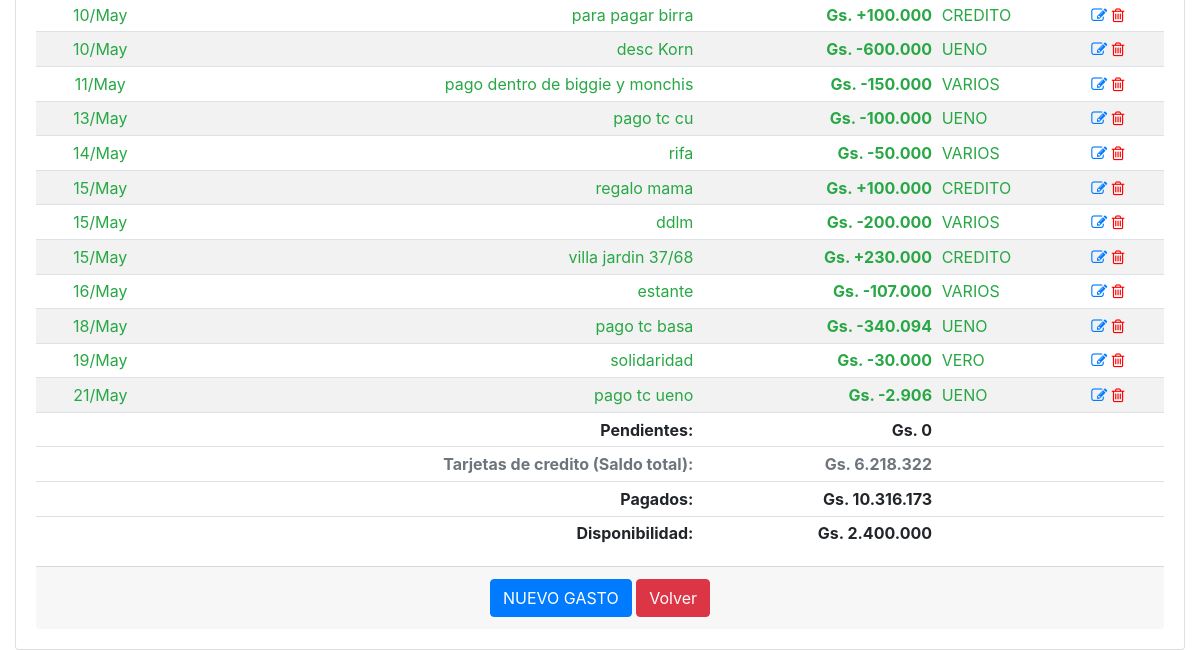
/historico_gastos_detalle/2026-05 (signed in, lower part), run on an earlier commit of the app's database.
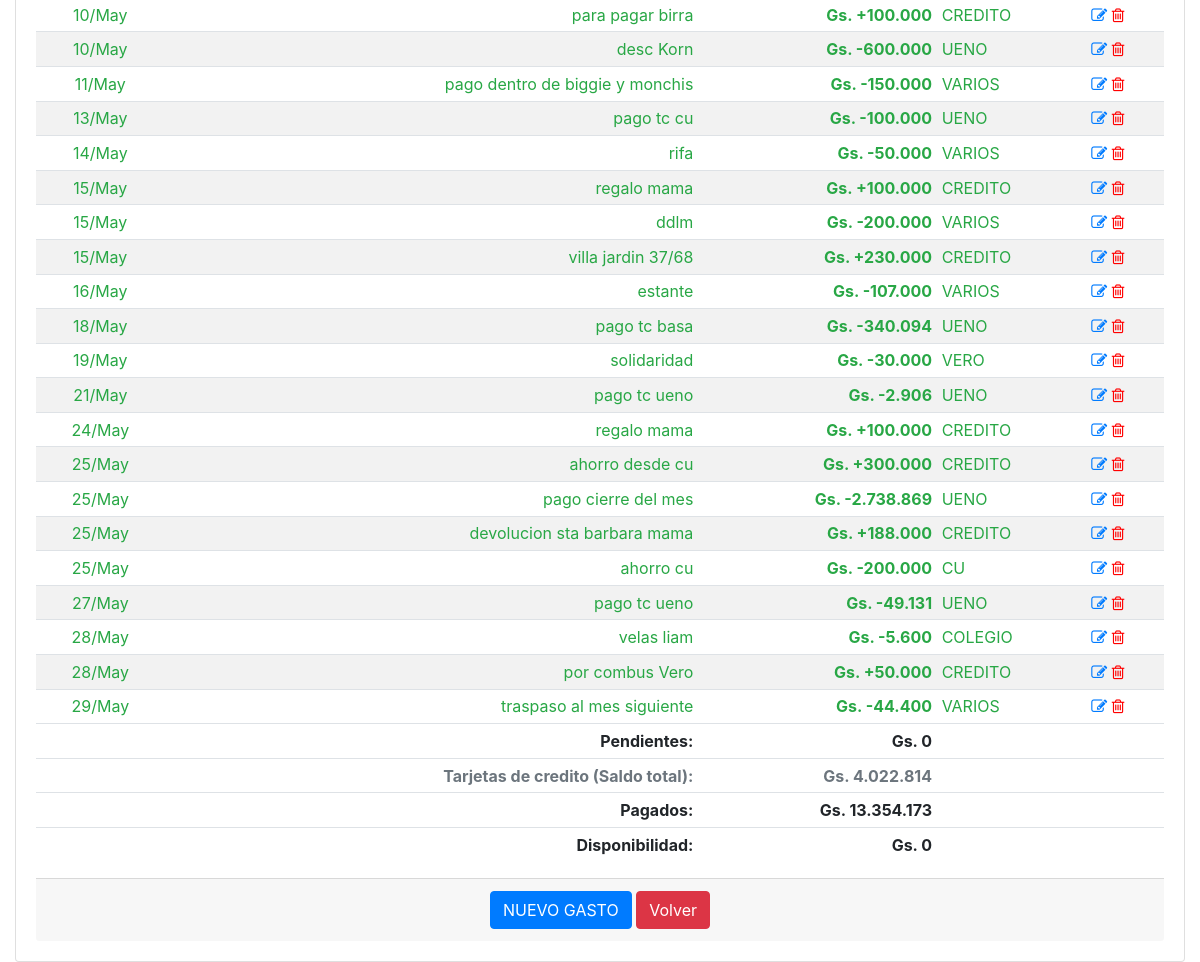
And on a later commit of the database.
### app/models.py (models this page shows, shortened)
class GastosFijos(db.Model):
    __tablename__='gastos_fijos'
    id = db.Column(db.Integer, primary_key=True)
    date = db.Column(db.Date, nullable=False)
    fecha_pagar = db.Column(db.Date, nullable=False)
    descripcion = db.Column(db.String(100), nullable=False)
    monto = db.Column(db.Integer)
    operacion = db.Column(db.Boolean, server_default=u'False') # CREDITO O DEUDA
    pagado = db.Column(db.Boolean, server_default=u'False')
    id_agrupador_gastos = db.Column(db.Integer, db.ForeignKey('agrupador_gastos.id'), nullable=True)
    agrupador_gastos = db.relationship('AgrupadorGastos',backref='agrupador_gastos', foreign_keys=[id_agrupador_gastos])

class AgrupadorGastos(db.Model):
    __tablename__='agrupador_gastos'
    id = db.Column(db.Integer, primary_key=True)
    agrupador = db.Column(db.String(100), nullable=False)

### app/routes.py (the view)
@app.route('/historico_gastos_detalle/', defaults={'periodo':datetime.now().strftime('%Y-%m')}, methods=['GET', 'POST'])
@app.route('/historico_gastos_detalle/<string:periodo>', methods=['GET', 'POST'])
@login_required
def historico_gastos_detalle(periodo):
    date_obj = datetime.strptime(periodo, '%Y-%m')
    fechas={'mes_anterior':date_obj-relativedelta(months=1), 'mes_actual':date_obj, 'mes_siguiente':date_obj+relativedelta(months=1)}
    gastos = GastosFijos.query.filter(func.strftime("%Y-%m", GastosFijos.fecha_pagar)==periodo).order_by(GastosFijos.fecha_pagar, GastosFijos.id).all()
    if not gastos:
        precarga_deudas(periodo)
        gastos = GastosFijos.query.filter(func.strftime("%Y-%m", GastosFijos.fecha_pagar)==periodo).all()
    deuda = deuda_total(gastos)
    credito, pendientes, pagados = calcular_disponibilidad(periodo)#SALARIO_NETO -  deuda
    disponibilidad = credito - pagados
    balance_movimientos, balance_mensual = balance_cuenta()
    return render_template('historico_gastos_detalle.html', periodo=periodo, gastos=gastos, deuda=pagados, disponibilidad=disponibilidad, pendientes=pendientes, fechas=fechas, balance_movimientos=balance_movimientos)

### app/__init__.py (called while the page is built)
@app.context_processor
def inject_utility_functions():
    return dict(
        listar_tipos=listar_tipos,
        listar_tarjetas=listar_tarjetas
    )

### app/models.py (called while the page is built)
@login.user_loader
def load_user(id):
    return User.query.get(int(id))

### app/utilitarios.py (called while the page is built)
def deuda_total(deudas):
    saldo = 0
    for deuda in deudas:
        if deuda.pagado and deuda.descripcion!='REFERENCIA':
            if not deuda.operacion:
                saldo += deuda.monto
            else:
                saldo -= deuda.monto
    return saldo

### app/templates/historico_gastos_detalle.html (shortened to what this page needs)
{% extends "base.html" %}
{% block main %}
<div class="card">
    <div class="card-body">
        <div class="table-responsive">
            <table class="table table-striped table-sm">
                <tbody>
                    {% for gasto in gastos %}
                    <tr class="{{ 'text-success' if gasto.pagado else 'text-danger' }}">
                        <td class="card-text text-center">{{ gasto.fecha_pagar.strftime('%d/%b') }}</td>
                        <td class="card-text text-right">{{ gasto.descripcion }}</td>
                        <td class="card-text text-right"><strong>Gs. {{ "+" if gasto.operacion else "-" }}{{ "{:,.0f}".format(gasto.monto).replace(",", ".") }}</strong></td>
                        <td class="card-text text-left">{{ gasto.agrupador_gastos.agrupador }}</td>
                        <td class="align-self-end">
                            <a href="{{ url_for('modificar_gasto', gasto_id=gasto.id) }}"><i class="fa fa-pencil-square-o"></i></a>
                            <a href="{{ url_for('borrar_gasto', gasto_id=gasto.id) }}" style="color:red"><i class="fa fa-trash-o"></i></a>
                        </td>
                    </tr>
                    {% endfor %}
                </tbody>
                <tfoot>
                    <tr>
                        <td></td>
                        <td class="card-text text-right"><strong>Pendientes:</strong></td>
                        <td class="card-text text-right"><strong>Gs. {{ "{:,.0f}".format(pendientes).replace(",", ".") }}</strong></td>
                        <td></td>
                        <td></td>
                    </tr>
                    <tr class="{{ 'text-secondary' }}">
                        <td></td>
                        <td class="card-text text-right"><strong>Tarjetas de credito (Saldo total):</strong></td>
                        <td class="card-text text-right"><strong>Gs. {{ "{:,.0f}".format(balance_movimientos|int).replace(",", ".") }}</strong></td>
                        <td></td>
                        <td></td>
                    </tr>
                    <tr>
                        <td></td>
                        <td class="card-text text-right"><strong>Pagados:</strong></td>
                        <td class="card-text text-right"><strong>Gs. {{ "{:,.0f}".format(deuda).replace(",", ".") }}</strong></td>
                        <td></td>
                        <td></td>
                    </tr>
                    <tr>
                        <td></td>
                        <td class="card-text text-right"><strong>Disponibilidad:</strong></td>
                        <td class="card-text text-right"><strong>Gs. {{ "{:,.0f}".format(disponibilidad).replace(",", ".") }}</strong></td>
                        <td></td>
                        <td></td>
                    </tr>
                </tfoot>
            </table>
        </div>
        <div class="card-footer text-muted text-center">
            <a href="{{ url_for('nuevo_gasto') }}" class="btn btn-primary">NUEVO GASTO</a>
            <a href="#" onclick="goBack()" class="btn btn-danger">Volver</a>
        </div>
    </div>
</div>
{% endblock %}

### app/templates/base.html (shortened to what this page needs)
<!doctype html>
<html lang="en">
  <head>
    <link rel="stylesheet" href="https://stackpath.bootstrapcdn.com/bootstrap/4.5.0/css/bootstrap.min.css"></link>
    <link rel="stylesheet" href="https://maxcdn.bootstrapcdn.com/font-awesome/4.4.0/css/font-awesome.min.css"></link>
  </head>
  <body>
    <div class="container-fluid">
    <br>
      <div>
        {% block main %}{% endblock %}
      </div>
    </div>
  </body>
</html>

What changed in the data, as far as the page shows it:
added GastosFijos: fecha_pagar "24/May", descripcion "regalo mama", operacion "+", monto "100.000", agrupador_gastos.agrupador "CREDITO"
added GastosFijos: fecha_pagar "25/May", descripcion "ahorro desde cu", operacion "+", monto "300.000", agrupador_gastos.agrupador "CREDITO"
added GastosFijos: fecha_pagar "25/May", descripcion "pago cierre del mes", operacion "-", monto "2.738.869", agrupador_gastos.agrupador "UENO"
added GastosFijos: fecha_pagar "25/May", descripcion "devolucion sta barbara mama", operacion "+", monto "188.000", agrupador_gastos.agrupador "CREDITO"
added GastosFijos: fecha_pagar "25/May", descripcion "ahorro cu", operacion "-", monto "200.000", agrupador_gastos.agrupador "CU"
added GastosFijos: fecha_pagar "27/May", descripcion "pago tc ueno", operacion "-", monto "49.131", agrupador_gastos.agrupador "UENO"
added GastosFijos: fecha_pagar "28/May", descripcion "velas liam", operacion "-", monto "5.600", agrupador_gastos.agrupador "COLEGIO"
added GastosFijos: fecha_pagar "28/May", descripcion "por combus Vero", operacion "+", monto "50.000", agrupador_gastos.agrupador "CREDITO"
added GastosFijos: fecha_pagar "29/May", descripcion "traspaso al mes siguiente", operacion "-", monto "44.400", agrupador_gastos.agrupador "VARIOS"
Also different on the page:
{{ "{:,.0f}".format(balance_movimientos|int).replace(",", ".") }}: "6.218.322" → "4.022.814"
{{ "{:,.0f}".format(deuda).replace(",", ".") }}: "10.316.173" → "13.354.173"
{{ "{:,.0f}".format(disponibilidad).replace(",", ".") }}: "2.400.000" → "0"
